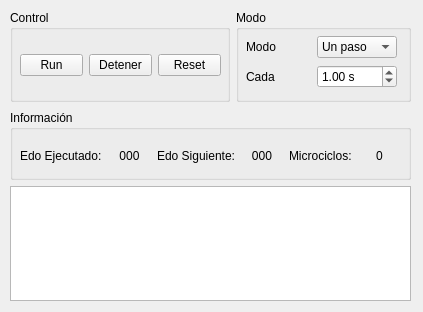
<?xml version="1.0" encoding="UTF-8"?>
<!--
  Emulador Motorola 68HC11
  Copyright (C) 2026 Julio Cruz
  SPDX-License-Identifier: GPL-3.0-only
-->
<ui version="4.0">
 <class>ExecWidget</class>
 <widget class="QWidget" name="ExecWidget">
  <property name="geometry">
   <rect>
    <x>0</x>
    <y>0</y>
    <width>423</width>
    <height>312</height>
   </rect>
  </property>
  <property name="windowTitle">
   <string>Form</string>
  </property>
  <widget class="QWidget" name="verticalLayoutWidget">
   <property name="geometry">
    <rect>
     <x>10</x>
     <y>110</y>
     <width>401</width>
     <height>191</height>
    </rect>
   </property>
   <layout class="QVBoxLayout" name="verticalLayout" stretch="0,0">
    <property name="sizeConstraint">
     <enum>QLayout::SetDefaultConstraint</enum>
    </property>
    <item>
     <widget class="QGroupBox" name="execInfoGroup">
      <property name="sizePolicy">
       <sizepolicy hsizetype="Preferred" vsizetype="Expanding">
        <horstretch>0</horstretch>
        <verstretch>0</verstretch>
       </sizepolicy>
      </property>
      <property name="minimumSize">
       <size>
        <width>0</width>
        <height>70</height>
       </size>
      </property>
      <property name="title">
       <string>Información</string>
      </property>
      <widget class="QWidget" name="gridLayoutWidget">
       <property name="geometry">
        <rect>
         <x>10</x>
         <y>30</y>
         <width>381</width>
         <height>31</height>
        </rect>
       </property>
       <layout class="QGridLayout" name="gridLayout">
        <item row="0" column="0">
         <widget class="QLabel" name="lbEP">
          <property name="text">
           <string>Edo Ejecutado:</string>
          </property>
         </widget>
        </item>
        <item row="0" column="3">
         <widget class="QLabel" name="lbESValue">
          <property name="text">
           <string>000</string>
          </property>
          <property name="alignment">
           <set>Qt::AlignCenter</set>
          </property>
         </widget>
        </item>
        <item row="0" column="1">
         <widget class="QLabel" name="lbEPValue">
          <property name="text">
           <string>000</string>
          </property>
          <property name="alignment">
           <set>Qt::AlignCenter</set>
          </property>
         </widget>
        </item>
        <item row="0" column="4">
         <widget class="QLabel" name="lbCycles">
          <property name="text">
           <string>Microciclos:</string>
          </property>
         </widget>
        </item>
        <item row="0" column="2">
         <widget class="QLabel" name="lbES">
          <property name="text">
           <string>Edo Siguiente:</string>
          </property>
         </widget>
        </item>
        <item row="0" column="5">
         <widget class="QLabel" name="lbCyclesValue">
          <property name="text">
           <string>0</string>
          </property>
          <property name="alignment">
           <set>Qt::AlignCenter</set>
          </property>
         </widget>
        </item>
       </layout>
      </widget>
     </widget>
    </item>
    <item>
     <widget class="QTextEdit" name="textEdit"/>
    </item>
   </layout>
  </widget>
  <widget class="QWidget" name="horizontalLayoutWidget_3">
   <property name="geometry">
    <rect>
     <x>10</x>
     <y>10</y>
     <width>401</width>
     <height>92</height>
    </rect>
   </property>
   <layout class="QHBoxLayout" name="horizontalLayout_3">
    <item>
     <widget class="QGroupBox" name="execControlGroup">
      <property name="sizePolicy">
       <sizepolicy hsizetype="Preferred" vsizetype="Preferred">
        <horstretch>0</horstretch>
        <verstretch>0</verstretch>
       </sizepolicy>
      </property>
      <property name="minimumSize">
       <size>
        <width>220</width>
        <height>90</height>
       </size>
      </property>
      <property name="title">
       <string>Control</string>
      </property>
      <widget class="QWidget" name="horizontalLayoutWidget">
       <property name="geometry">
        <rect>
         <x>10</x>
         <y>30</y>
         <width>201</width>
         <height>51</height>
        </rect>
       </property>
       <layout class="QHBoxLayout" name="horizontalLayout">
        <item>
         <widget class="QPushButton" name="btnRun">
          <property name="text">
           <string>Run</string>
          </property>
         </widget>
        </item>
        <item>
         <widget class="QPushButton" name="btnStop">
          <property name="text">
           <string>Detener</string>
          </property>
         </widget>
        </item>
        <item>
         <widget class="QPushButton" name="btnReset">
          <property name="text">
           <string>Reset</string>
          </property>
         </widget>
        </item>
       </layout>
      </widget>
     </widget>
    </item>
    <item>
     <widget class="QGroupBox" name="execModeGroup">
      <property name="sizePolicy">
       <sizepolicy hsizetype="Expanding" vsizetype="Preferred">
        <horstretch>0</horstretch>
        <verstretch>0</verstretch>
       </sizepolicy>
      </property>
      <property name="minimumSize">
       <size>
        <width>0</width>
        <height>0</height>
       </size>
      </property>
      <property name="title">
       <string>Modo</string>
      </property>
      <property name="flat">
       <bool>false</bool>
      </property>
      <widget class="QWidget" name="horizontalLayoutWidget_2">
       <property name="geometry">
        <rect>
         <x>10</x>
         <y>25</y>
         <width>151</width>
         <height>55</height>
        </rect>
       </property>
       <layout class="QGridLayout" name="gridLayout_2">
        <item row="0" column="0">
         <widget class="QLabel" name="lbMode">
          <property name="text">
           <string>Modo</string>
          </property>
         </widget>
        </item>
        <item row="0" column="1">
         <widget class="QComboBox" name="cmbExecMode">
          <item>
           <property name="text">
            <string>Un paso</string>
           </property>
          </item>
          <item>
           <property name="text">
            <string>Continuo</string>
           </property>
          </item>
         </widget>
        </item>
        <item row="1" column="0">
         <widget class="QLabel" name="lbInterval">
          <property name="text">
           <string>Cada</string>
          </property>
         </widget>
        </item>
        <item row="1" column="1">
         <widget class="QDoubleSpinBox" name="sbInterval">
          <property name="toolTip">
           <string>Intervalo de tiempo simulado por microciclo</string>
          </property>
          <property name="decimals">
           <number>2</number>
          </property>
          <property name="minimum">
           <double>0.010000000000000</double>
          </property>
          <property name="maximum">
           <double>3600.000000000000000</double>
          </property>
          <property name="singleStep">
           <double>0.100000000000000</double>
          </property>
          <property name="value">
           <double>1.000000000000000</double>
          </property>
          <property name="suffix">
           <string> s</string>
          </property>
         </widget>
        </item>
       </layout>
      </widget>
     </widget>
    </item>
   </layout>
  </widget>
 </widget>
 <resources/>
 <connections/>
</ui>
